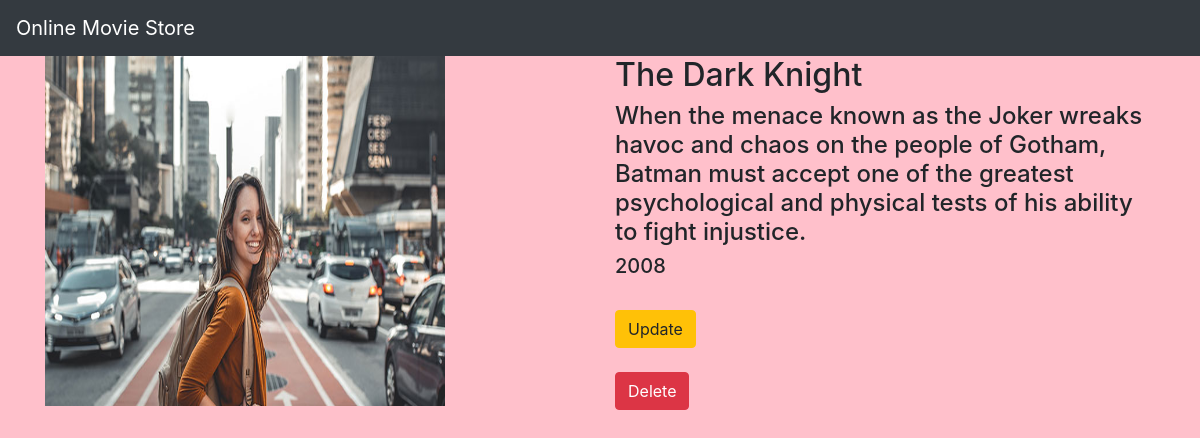
The page /movie/1/ on the database its author committed.
### movieapp/models.py (models this page shows)
class Movie(models.Model):
    objects = None
    name=models.CharField(max_length=250)
    desc=models.TextField()
    year=models.IntegerField()
    img=models.ImageField(upload_to='gallery')

### movieapp/views.py (the view)
# urls.py: path('movie/<int:movie_id>/',views.detail,name='detail'),
def detail(request,movie_id):
    movie=Movie.objects.get(id=movie_id)
    return render(request,'detail.html',{'movie':movie})

### templates/detail.html
{% extends 'base.html' %}
{% block body %}
<div class="container">
    <div class="row">
        <div class="col-md-6">
           <img src="{{movie.img.url}}" width="400" height="350">
        </div>
        <div class="col-md-6">
            <h2>{{movie.name}}</h2>
            <h4>{{movie.desc}}</h4>
            <h5>{{movie.year}}</h5><br>
            <a class="btn btn-warning" href="{% url 'movieapp:update' movie.id %}">Update</a><br><br>
            <a class="btn btn-danger" href="{% url 'movieapp:delete' movie.id %}">Delete</a><br>
        </div>
    </div>
</div>
{% endblock %}

### static/style.css (style rules this page uses)
body { background-color:pink; }

### rows shown on the page
Movie: img (picture), name "The Dark Knight", desc "When the menace known as the Joker wreaks havoc and chaos on the people of Gotham, Batman must accept one of the greatest psychological and physical tests of his ability to fight injustice.", year "2008"
